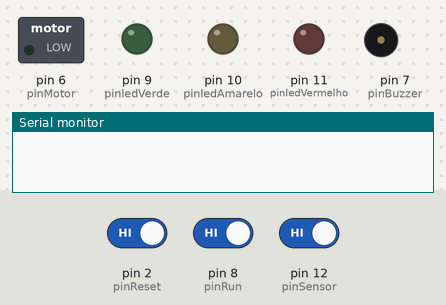
Simulated run of this sketch. Board: Arduino Uno, built with avr-gcc and run on an emulated ATmega328P. Parts: switched loads named in the sketch (green lamp = pin HIGH), output pins drawn as LEDs (lit = HIGH), buzzer (waves = sounding, pin HIGH), the last lines printed to the serial monitor. Inputs (shaded band) come from the test bench; at power-on: pin 12 (pinSensor) HIGH, pin 2 (pinReset) HIGH, pin 8 (pinRun) HIGH.

Above: at 1.2 s.
1.3 s: pin 12 (pinSensor) driven LOW
At 1.8 s:
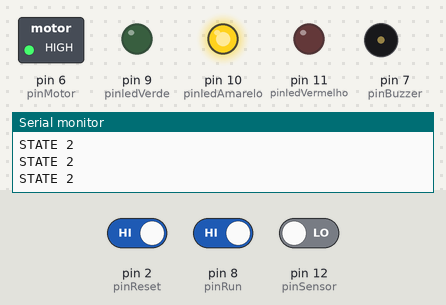
2.8 s: pin 12 (pinSensor) driven HIGH
At 3.4 s:
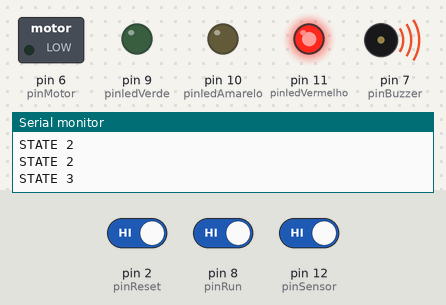
4.3 s: pin 2 (pinReset) driven LOW and pin 8 (pinRun) driven LOW and pin 12 (pinSensor) driven LOW
At 5.2 s:
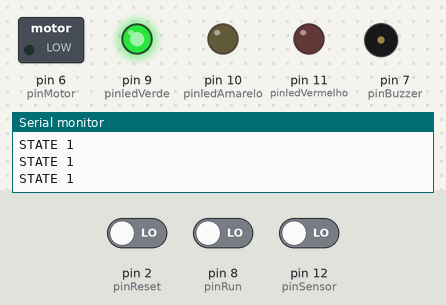
5.8 s: pin 8 (pinRun) driven HIGH
At 6.9 s:
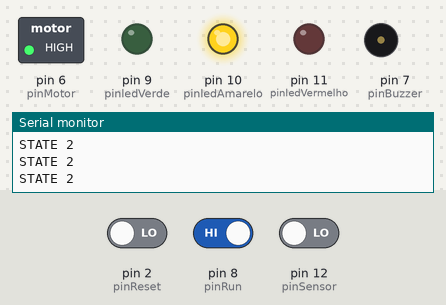
Timing chart, 0 to 8.3 s (numbered marks = the images above; inputs shaded):
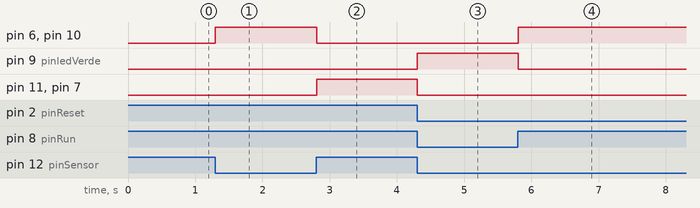

The sketch:

arduino.ino
```cpp
#define pinSensor 12
#define pinMotor  6
#define pinReset  2
#define pinBuzzer 7
#define pinledVerde 9
#define pinledAmarelo 10
#define pinledVermelho 11
#define pinRun 8

bool reset;

void setup() {
  // put your setup code here, to run once:

  // Inicia terminal SERIAL
  Serial.begin(9600);

  // Configura portas de entradas (INPUT) e saídas (OUTPUT)
  pinMode(pinReset,  INPUT);
  pinMode(pinSensor, INPUT);
  pinMode(pinRun, INPUT);
  pinMode(pinMotor,  OUTPUT);
  pinMode(pinBuzzer, OUTPUT);
  pinMode(pinledVerde, OUTPUT);
  pinMode(pinledAmarelo, OUTPUT);
  pinMode(pinledVermelho, OUTPUT);
  reset = HIGH;
}

void loop() {

  //Estado Inicial
/////         = Se todos os sensores estiverem OK -> verde aceso
/////         = Buzzer desligado
/////         = Motor desligado
/////         = Vermelho e verde apagados
  if(digitalRead(pinMotor) == LOW && digitalRead(pinSensor) == LOW && reset == HIGH && digitalRead(pinRun) == LOW){
    digitalWrite(pinBuzzer, LOW);
    digitalWrite(pinledVerde, HIGH);
    digitalWrite(pinledAmarelo, LOW);
    digitalWrite(pinledVermelho, LOW);
    Serial.println("STATE 1"); // DEBUG
  }


/////      - Estado RUN (Motor ligado)
/////         = Pressionado botão de iniciar
/////         = Led amarelo aceso
/////         = Vermelho e verde apagados
  if((digitalRead(pinSensor) == LOW) && (digitalRead(pinRun) == HIGH) && (reset == HIGH)){
    digitalWrite(pinMotor, HIGH);
    digitalWrite(pinBuzzer, LOW);
    digitalWrite(pinledVerde, LOW);
    digitalWrite(pinledAmarelo, HIGH);
    digitalWrite(pinledVermelho, LOW);
    Serial.println("STATE 2"); // DEBUG
  }

/////      - Falha
/////         = Vermelho aceso
/////         = Verde e amarelo apagados
/////         = Buzzer ligado
/////         = Aguardando ACKNOWLEDGE (Reconhecimento de alarme | Reset)
  if(digitalRead(pinSensor) == HIGH && digitalRead(pinMotor) == HIGH){
    digitalWrite(pinMotor, LOW);
    digitalWrite(pinBuzzer, HIGH);
    digitalWrite(pinledVerde, LOW);
    digitalWrite(pinledAmarelo, LOW);
    digitalWrite(pinledVermelho, HIGH);
    reset = LOW;
    Serial.println("STATE 3"); // DEBUG
  }

/////      - Reset
/////         = Retorna ao estado inicial
  if(digitalRead(pinReset) == LOW && reset == LOW){
    reset = HIGH;
    Serial.println("STATE 4"); // DEBUG
  }
}
```

Measured:
- after the input at 1.3 s, pin 6 (pinMotor), pin 10 (pinledAmarelo): LOW → HIGH at once
- after the input at 2.8 s, pin 6 (pinMotor), pin 10 (pinledAmarelo): HIGH → LOW at once; pin 11 (pinledVermelho), pin 7 (pinBuzzer): LOW → HIGH at once
- after the input at 4.3 s, pin 9 (pinledVerde): LOW → HIGH at once; pin 11 (pinledVermelho), pin 7 (pinBuzzer): HIGH → LOW at once
- after the input at 5.8 s, pin 6 (pinMotor), pin 10 (pinledAmarelo): LOW → HIGH at once; pin 9 (pinledVerde): HIGH → LOW at once
